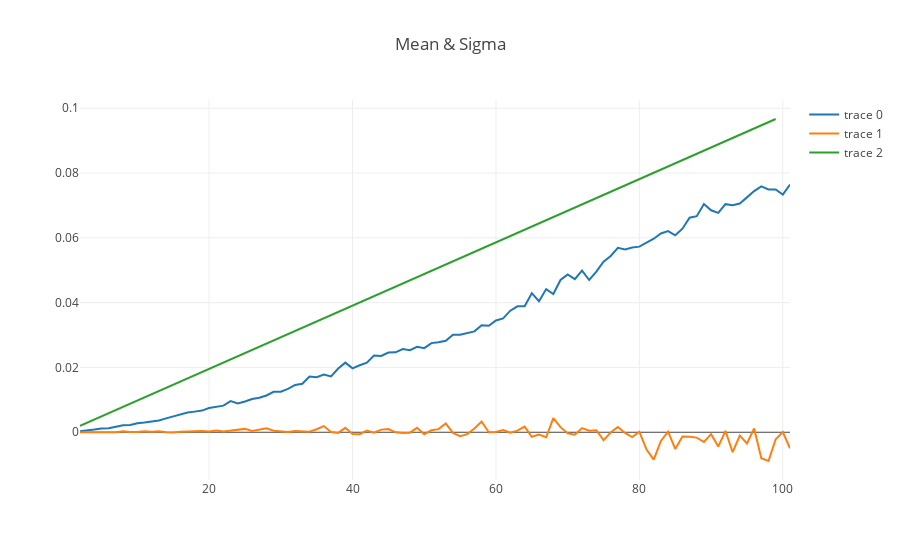

Notebook source saved alongside this figure:
### Code cell
def plot_f16():
    max_n = 100
    n = np.arange(2, max_n)
    plt.iplot({
        'data': [
            { 'x': f16_sigma['features'], 'y': f16_sigma['sigma'][:max_n] },
            { 'x': f16_sigma['features'], 'y': f16_sigma['mean'][:max_n] },
            { 'x': n, 'y': f16_u * n }
        ],
        'layout': {
            'title': 'Mean & Sigma',
        }
    })

plot_f16()
